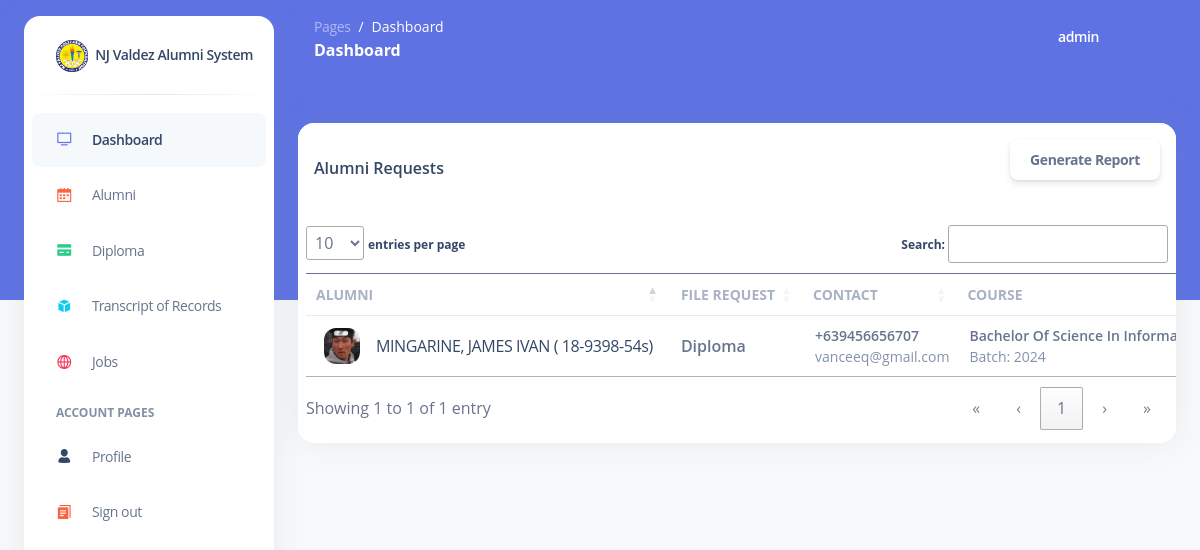
Page /diploma/ (signed in) on the committed database.
### base/models.py (models this page shows, shortened)
class Request(models.Model):
    alumni = models.ForeignKey(Alumni, on_delete=models.CASCADE)
    file_type = models.CharField(max_length=25)
    date_requested = models.DateTimeField(auto_now_add=True)
    date_updated = models.DateTimeField(auto_now_add=True, blank = True, null = True)
    choices = (
        ('Pending', 'Pending'),
        ('Processing', 'Processing'),
        ('Declined', 'Declined'),
        ('Complete', 'Complete'),
    )
    status = models.CharField(max_length=25, choices=choices, default="Pending")
    file = models.FileField(upload_to="diploma-tor/", null=True, blank=True)
    reason = models.TextField(max_length=500, null = True, blank = True)

class Alumni(models.Model):
    user = models.ForeignKey(User, on_delete=models.CASCADE)
    avatar = models.ImageField(default="/avatars/avatar-default-icon.png", upload_to="avatars/", null=True, blank=True)
    student_number = models.CharField(max_length=15, null = True, blank=True)
    batch = models.CharField(max_length=4)
    course = models.CharField(max_length=255)
    employment = models.CharField(max_length=255, null = True, blank = True)
    phone_number = models.CharField(max_length=13)
    proof = models.ImageField(upload_to="proofs/", blank=True, null=True)
    date_created = models.DateTimeField(auto_now_add=True, null=True, blank=True)

### base/views.py (the view)
# urls.py: path('diploma/', views.diploma, name="diploma"),
@login_required(login_url='login')
@staff_required
def diploma(request):
    requests_ = Request.objects.filter(file_type = 'Diploma')
    context = {
        'diploma' : requests_
    }
    return render(request, 'base/diploma.html', context)

### base/templates/base/diploma.html (shortened to what this page needs)
{% extends 'base2.html' %}
{% block content %}
<div class="row mt-4">
    <div class="col-lg-12 mb-lg-0 mb-4">
        <div class="card">
            <div class="card-header pb-0 p-3 mb-3">
                <div class="row">
                    <div class="d-flex align-items-center justify-content-between">
                    <h6 class="mb-0">Alumni Requests</h6>
                    <a href="#" id="export_csv" class="btn bg-gradieent-info" onclick="exportCSV()">Generate Report</a>
                    </div>
                </div>
            </div>
            <div class="table-responsive p-2">
              <table class="table align-items-center mb-0" id="alumni_table">
                <thead>
                  <tr>
                    <th class="text-uppercase text-secondary text-sm font-weight-bolder opacity-7">Alumni</th>
                    <th class="text-uppercase text-secondary text-sm font-weight-bolder opacity-7">File request</th>
                    <th class="text-uppercase text-secondary text-sm font-weight-bolder opacity-7 ps-2">Contact</th>
                    <th class="text-uppercase text-secondary text-sm font-weight-bolder opacity-7 ps-2">Course</th>
                  </tr>
                </thead>
                <tbody>
                  {% for alm in diploma %}
                  <tr>
                    <td>
                        <div class="d-flex px-2 py-1">
                          <div>
                            <img src="{{ alm.alumni.avatar.url }}" class="avatar avatar-sm me-3">
                          </div>
                          <div class="d-flex flex-column justify-content-center">
                            <a href=""><p class="mb-0 text-md text-capitalize">{{ alm.alumni.user.last_name }}, {{ alm.alumni.user.first_name}} ( {{ alm.alumni.student_number }})</p></a>
                          </div>
                        </div>
                    </td>
                    <td>
                        <p class="text-md font-weight-bold mb-0 text-capitalize">{{ alm.file_type }}</p>
                    </td>
                    <td>
                        <p class="text-sm font-weight-bold mb-0 text-capitalize">{{ alm.alumni.phone_number }}</p>
                        <p class="text-sm text-secondary mb-0">{{ alm.alumni.user.email }}</p>
                    </td>
                    <td>
                      <p class="text-sm font-weight-bold mb-0 text-capitalize">{{ alm.alumni.course }}</p>
                      <p class="text-sm text-secondary mb-0">Batch: {{ alm.alumni.batch }}</p>
                    </td>
                  </tr>
                  {% endfor %}
                </tbody>
              </table>
            </div>
        </div>
    </div>
  </div>
{% endblock %}

### templates/includes/nav.html (shortened to what this page needs)
<nav class="navbar navbar-main navbar-expand-lg px-0 mx-4 shadow-none border-radius-xl " id="navbarBlur" data-scroll="false">
    <div class="container-fluid py-1 px-3">
      <nav aria-label="breadcrumb">
        <ol class="breadcrumb bg-transparent mb-0 pb-0 pt-1 px-0 me-sm-6 me-5">
          <li class="breadcrumb-item text-sm"><a class="opacity-5 text-white" href="javascript:;">Pages</a></li>
          <li class="breadcrumb-item text-sm text-white active" aria-current="page">Dashboard</li>
        </ol>
        <h6 class="font-weight-bolder text-white mb-0">Dashboard</h6>
      </nav>
      <div class="collapse navbar-collapse mt-sm-0 mt-2 me-md-0 me-sm-4" id="navbar">
        <ul class="navbar-nav  justify-content-end">
          <li class="nav-item d-flex align-items-center">
            <a href="javascript:;" class="nav-link text-white font-weight-bold px-0">
              <i class="fa fa-user me-sm-1"></i>
              <span class="d-sm-inline d-none">{{ request.user }}</span>
            </a>
          </li>
          <li class="nav-item px-3 d-flex align-items-center">
            <a href="javascript:;" class="nav-link text-white p-0">
              <i class="fa fa-cog fixed-plugin-button-nav cursor-pointer"></i>
            </a>
          </li>
          <li class="nav-item dropdown pe-2 d-flex align-items-center">
            <a href="javascript:;" class="nav-link text-white p-0" id="dropdownMenuButton" data-bs-toggle="dropdown" aria-expanded="false">
              <i class="fa fa-bell cursor-pointer"></i>
            </a>
          </li>
        </ul>
      </div>
    </div>
  </nav>

### rows in the picture
Request: alumni.avatar (picture), alumni.user.last_name "MINGARINE", alumni.user.first_name "JAMES IVAN", alumni.student_number "18-9398-54s", file_type "Diploma", alumni.phone_number "+639456656707", alumni.user.email "vanceeq@gmail.com", alumni.course "Bachelor Of Science In…", alumni.batch "2024"

### other values in the picture
{{ request.user }} "admin"
